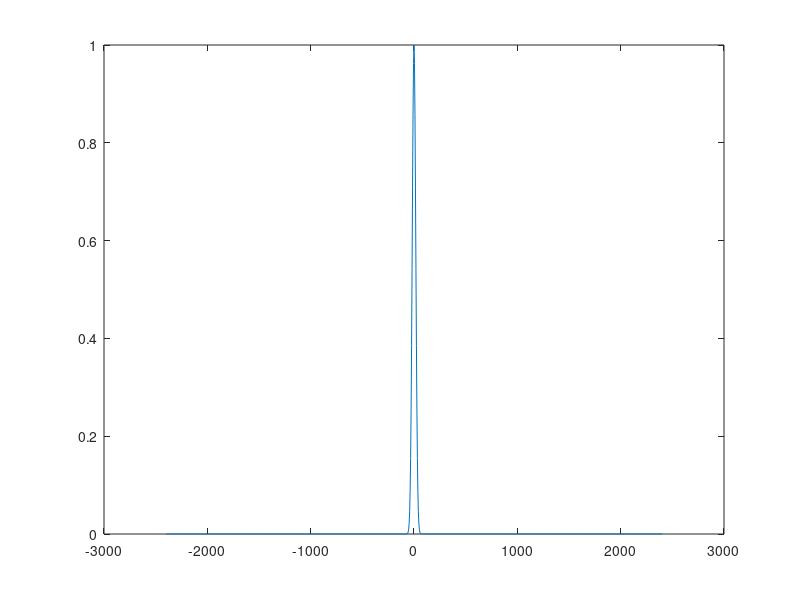
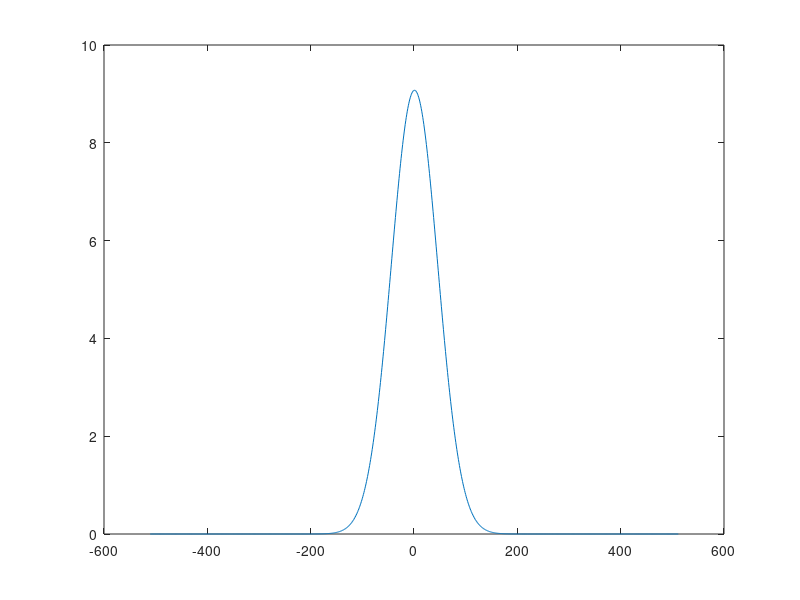
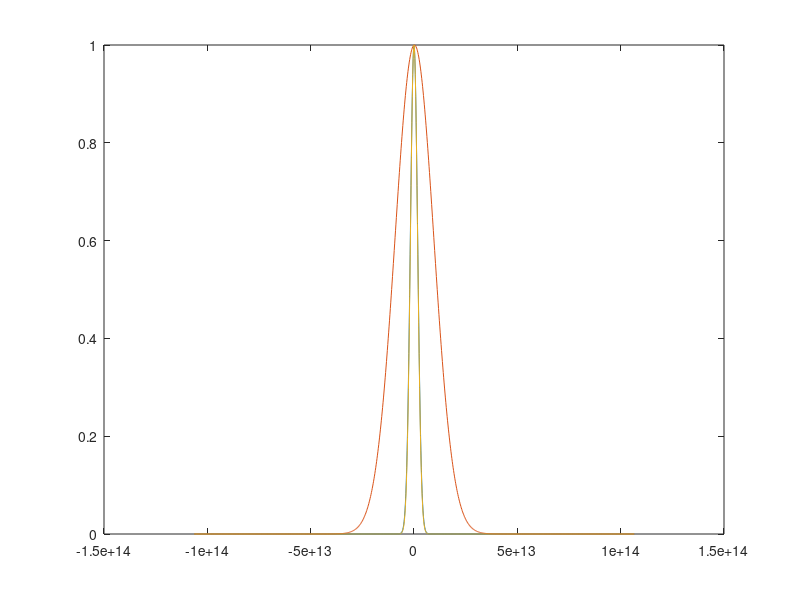
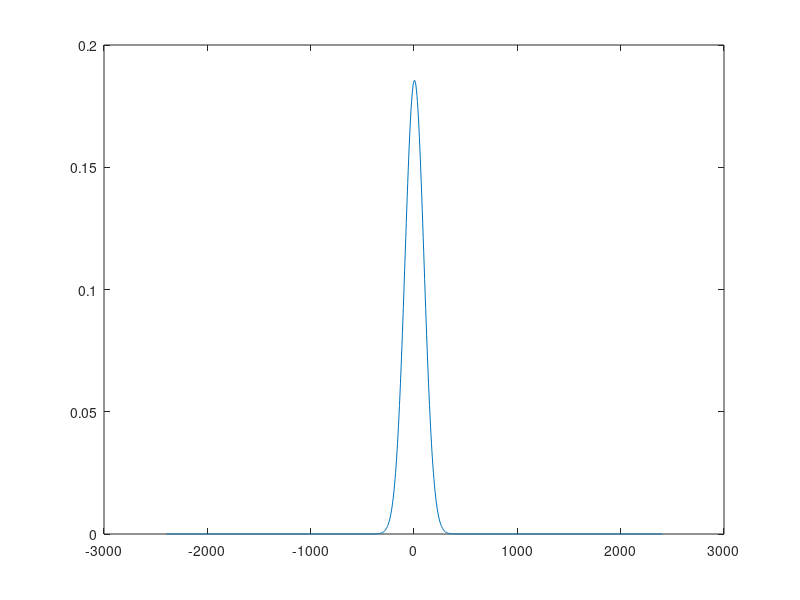

Source code (MATLAB) for these figures, in order:
c = 3e8;

pump_pulsewidth_fs_HW_einv_max = 70;
probe_pulsewidth_fs_HW_einv_max = 40/(2*sqrt(log(2)));

alpha_2_cm_per_GW = 25;
n2_m2_per_W = 1e-15;


num_t_points = 2^10;
t_max_fs = 100*probe_pulsewidth_fs_HW_einv_max;
sampling_period_fs = (2*t_max_fs)/num_t_points
t = (-t_max_fs+sampling_period_fs:sampling_period_fs:t_max_fs);
phi_probe = exp(-t.^2./probe_pulsewidth_fs_HW_einv_max.^2);
figure(1)
plot(t, phi_probe);

spectrum_phi_probe = fftshift(fft(phi_probe));
f_Hz = 1e15*1/sampling_period_fs*(-num_t_points/2+1:num_t_points/2)/num_t_points;
figure(2)

lambda_filter_HW_einv_nm = 20/(2*sqrt(log(2)));
lambda_center_nm = 1200;

frequency_width_filter_HW_einv_Hz = c*lambda_filter_HW_einv_nm*1e-9/(lambda_center_nm*1e-9).^2;
offset_Hz = c*0e-9/(lambda_center_nm*1e-9)^2;

filter_spectrum = exp(-(f_Hz - offset_Hz).^2./frequency_width_filter_HW_einv_Hz.^2);

filtered_probe_spectrum = abs(spectrum_phi_probe).*filter_spectrum;

lambda_nm = 1200;
lambda = 1e-9*lambda_nm^2*f_Hz/3e8;
figure(2)
plot(lambda, abs(spectrum_phi_probe))

figure(3)
plot(f_Hz, filter_spectrum)
hold on
plot(f_Hz, abs(spectrum_phi_probe)./max(abs(spectrum_phi_probe)))
plot(f_Hz,  abs(filtered_probe_spectrum)./max(abs(filtered_probe_spectrum)))
hold off

filtered_probe_time_domain = fftshift(ifft(filtered_probe_spectrum));
figure(4)
plot(t, abs(filtered_probe_time_domain))

